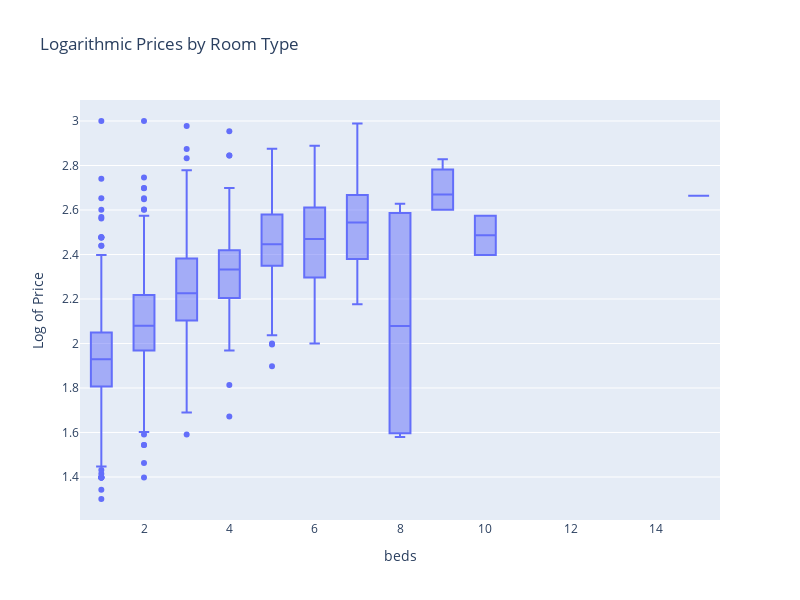

Notebook cell for this chart:
### Code cell
# Create a box plot with customizations
fig = px.box(
    dataset,
    x="beds",
    y="price_log",
    title="Logarithmic Prices by Room Type",
    labels={"room_type": "Room Type", "price_log": "Log of Price"},
    width=800,  # Width of the plot
    height=600  # Height of the plot
)

# Show the plot
fig.show()

### Figure 1 — Plotly figure (JSON) as saved in the notebook; plotly's stock layout.template omitted (floating-point values rounded to 4 significant figures; data arrays with more than 128 entries replaced by an {"elided": "..."} marker saying what was removed)
{"data": [{"alignmentgroup": "True", "hovertemplate": "beds=%{x}<br>Log of Price=%{y}<extra></extra>", "legendgroup": "", "marker": {"color": "#636efa"}, "name": "", "notched": false, "offsetgroup": "", "orientation": "v", "showlegend": false, "type": "box", "x": {"elided": "3818 int values"}, "x0": " ", "xaxis": "x", "y": {"elided": "3818 float values"}, "y0": " ", "yaxis": "y"}], "layout": {"boxmode": "group", "height": 600, "legend": {"tracegroupgap": 0}, "title": {"text": "Logarithmic Prices by Room Type"}, "width": 800, "xaxis": {"anchor": "y", "domain": [0, 1], "title": {"text": "beds"}}, "yaxis": {"anchor": "x", "domain": [0, 1], "title": {"text": "Log of Price"}}}}
